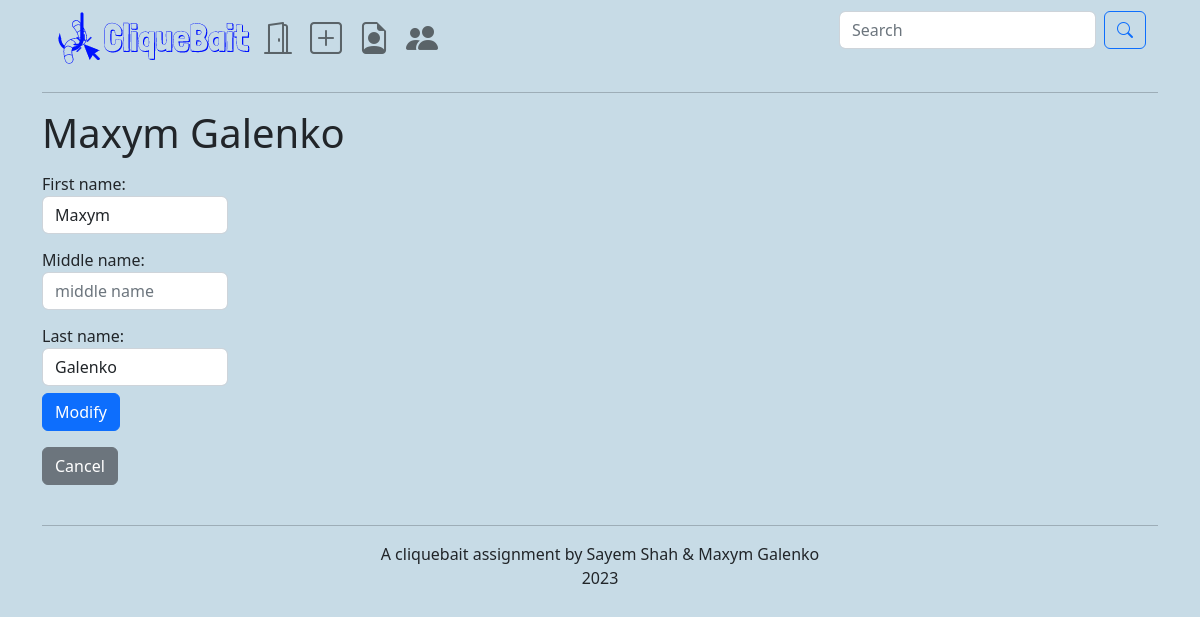
The page /Profile/edit (signed in) on the database its author committed.
### tables this page shows
CREATE TABLE `profile` (
  `profile_id` int(11) NOT NULL,
  `first_name` varchar(50) NOT NULL,
  `middle_name` varchar(50) NOT NULL,
  `last_name` varchar(50) NOT NULL
);

### app/core/Controller.php (called while the page is built, shortened)
<?php
class Controller{
	public function view($name, $data = []){
		include('app/views/' . $name . '.php');
	}
}

### app/core/App.php (called while the page is built, shortened)
<?php
class App{
	private $method = 'index';
	public function __construct(){
		$url = $this->parseUrl($_GET['url'] ?? '');
		if(isset($url[0])){
			unset($url[0]);
		}
		$this->controller = new $this->controller;
		if(isset($url[1]) && method_exists($this->controller, $url[1])){
			$this->method = $url[1];
			unset($url[1]);
		}
		$params = $url ? array_values($url) : [];
		call_user_func_array([ $this->controller, $this->method ], $params);
	}
	public static function parseUrl(){
		if(isset($_GET['url'])){
			return explode('/',
				filter_var(
					rtrim($_GET['url'], '/'))
				,FILTER_SANITIZE_URL);
		}
	}
}

### index.php (called while the page is built, shortened)
<?php
new app\core\App;

### app/core/Model.php (called while the page is built, shortened)
<?php
class Model{
	public function __construct(){
		$host = 'localhost';
		$dbname = 'cliquebait';
		$user = 'root';
		$pass = '';
		try {
			$this->connection = new \PDO("mysql:host=$host;dbname=$dbname", $user, $pass);
		}
		catch(PDOException $e) {
			echo $e->getMessage();
		}
	}
}

### app/models/Profile.php (called while the page is built, shortened)
<?php
class Profile extends \app\core\Model{
	public function __toString(){
		return "$this->first_name $this->middle_name $this->last_name";
	}
	public function get($profile_id){
		$SQL = "SELECT * FROM profile WHERE profile_id=:profile_id";
		$STH = $this->connection->prepare($SQL);
		$STH->execute(['profile_id'=>$profile_id]);
		$STH->setFetchMode(\PDO::FETCH_CLASS, 'app\models\Profile');
		return $STH->fetch();
	}
}

### app/views/Profile/edit.php (the view, shortened to what this page needs)
<h1><?=$data ?></h1>
<form action='' method="post">
	<div class="form-group">
		<label class="col-sm-2 col-form-label">First name:<input class='form-control' type="text" name="first_name" placeholder="first name" value='<?=htmlspecialchars($data->first_name)?>'/></label>
	</div>
	<div class="form-group">
		<label class="col-sm-2 col-form-label">Middle name:<input class='form-control' type="text" name="middle_name" placeholder="middle name" value='<?=htmlspecialchars($data->middle_name)?>'/></label>
	</div>
	<div class="form-group">
		<label class="col-sm-2 col-form-label">Last name:<input class='form-control' type="text" name="last_name" placeholder="last name" value='<?=htmlspecialchars($data->last_name)?>'/></label>
	</div>
	<input type='submit' name='action' value="Modify" class='btn btn-primary' />
</form>
<a href='/Profile/' class='btn btn-secondary'>Cancel</a>

### rows shown on the page
profile: data "Maxym Galenko", first_name "Maxym", last_name "Galenko"
